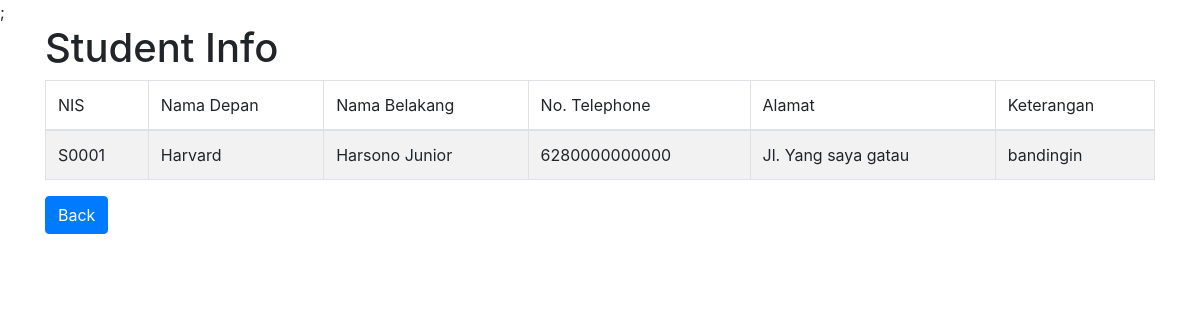
/index.php/infosiswa_siswa, run on an earlier commit of the app's database.
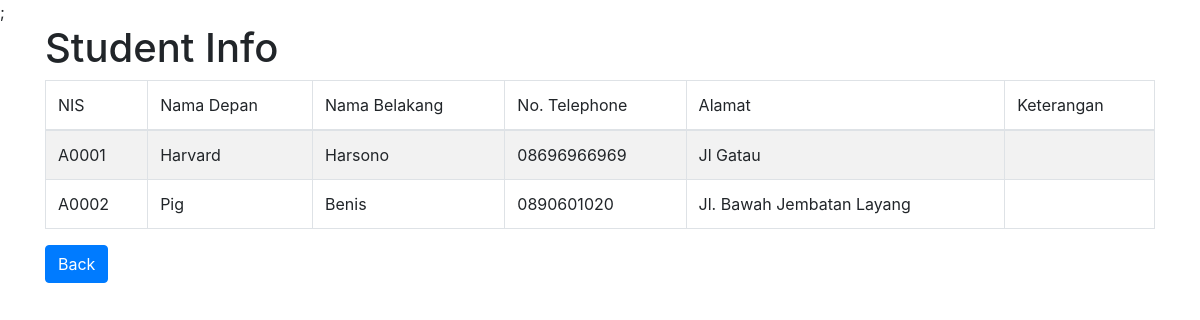
And on a later commit of the database.
### tables this page shows
CREATE TABLE `siswa` (
  `id_siswa` varchar(255) NOT NULL,
  `user_id` varchar(10) NOT NULL,
  `id_kelas` varchar(5) NOT NULL,
  `first_name` varchar(255) NOT NULL,
  `last_name` varchar(255) DEFAULT NULL,
  `contact` varchar(255) NOT NULL,
  `address` varchar(255) NOT NULL,
  `keterangan` varchar(255) DEFAULT NULL
);

### application/controllers/Infosiswa_siswa.php (called while the page is built, shortened)
<?php
class Infosiswa_siswa extends CI_Controller
{
  public function __construct()
  {
      $this->load->helper('html');
      $this->load->model('data');
  }
	public function index(){
    $data['js'] = $this->load->view('include/javascript.php', NULL, TRUE);
    $data['css'] = $this->load->view('include/css.php', NULL, TRUE);
    $data['infosiswa'] = $this->data->get_data();
    $this->load->view('pages/infosiswa_siswa.php', $data);
  }
}

### index.php (called while the page is built, shortened)
<?php
require_once BASEPATH.'core/CodeIgniter.php';

### application/models/Data.php (called while the page is built, shortened)
<?php
class Data extends CI_Model
{
  public function get_data(){
    $query = $this->db->query("SELECT * FROM siswa NATURAL JOIN credentials");
    return $query->result_array();
  }
}

### application/views/pages/infosiswa_siswa.php (the view, shortened to what this page needs)
<!DOCTYPE HTML>
<html>
<head>
	<?=$css?>;
</head>
<body>
	<div class="container">
		<h1>Student Info</h1>
		<div class="table-responsive">
			<table id="students" class="table table-striped table-bordered">
				<thead>
					<tr>
						<td>NIS</td>
						<td>Nama Depan</td>
						<td>Nama Belakang</td>
						<td>No. Telephone</td>
						<td>Alamat</td>
						<td>Keterangan</td>
					</tr>
				</thead>
				<?php
        foreach ($infosiswa as $row) { ?>
				<tr>
					<td><?php echo $row['id_siswa']; ?></td>
					<td><?php echo $row['first_name']; ?></td>
					<td><?php echo $row['last_name']; ?></td>
					<td><?php echo $row['contact']; ?></td>
					<td><?php echo $row['address']; ?></td>
					<td><?php echo $row['keterangan']; ?></td>
				</tr>
				<?php } ?>
			</table>
		</div>
		<p><a href="main" class="btn btn-primary">Back</a></p>
	</div>
</body>
</html>

What changed in the data, as far as the page shows it:
removed siswa: id_siswa "S0001", first_name "Harvard", last_name "Harsono Junior", contact "6280000000000", address "Jl. Yang saya gatau", keterangan "bandingin"
added siswa: id_siswa "A0001", first_name "Harvard", last_name "Harsono", contact "08696966969", address "Jl Gatau"
added siswa: id_siswa "A0002", first_name "Pig", last_name "Benis", contact "0890601020", address "Jl. Bawah Jembatan Layang"
